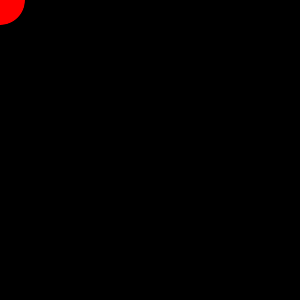
Frame 1 (no input)
Frame 60 (the mouse pressed at the canvas centre just before this capture): identical to frame 1, image omitted
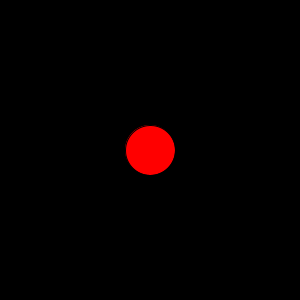
Frame 120 (the mouse held since frame 60 and released just before this capture)

The Processing sketch that drew these frames (run headless with seeded random() and noise(); from frame 60 on, the mouse is pressed at the canvas centre):

// Processing sketch: init_06_premiere_classe
// ── init_06_premiere_classe.pde
/**
La Voie du Code : Color palette
@see https://github.com/StanLepunK/La-Voie-du-Code
2018_12_18
*/
void setup() {
	size(300,300);
}

Pixel pixel = new Pixel();
void draw() {
	background(0);
	pixel.set_position(mouseX,mouseY);
	pixel.set_color(255,0,0);
  
  fill(pixel.cx,pixel.cy,pixel.cz);
	ellipse(pixel.x,pixel.y,50,50);




}



class Pixel {
	// parameter
	float x = 0;
	float y = 0;

	float cx = 0;
	float cy = 0;
	float cz = 0;

	// constructor
	Pixel() {}
  
  // method
	void set_position(float x, float y) {
		this.x = x;
		this.y = y;
	}

	void set_color(float cx, float cy, float cz) {
		this.cx = cx;
		this.cy = cy;
		this.cz = cz;
	}
}
